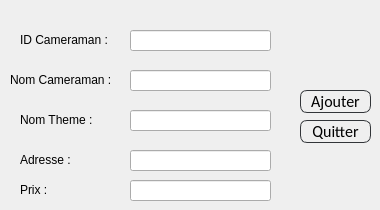
      <widget class="QWidget" name="Ajouter_Cameraman">
       <attribute name="title">
        <string>Ajouter Cameraman</string>
       </attribute>
       <widget class="QLineEdit" name="le_id_theme">
        <property name="geometry">
         <rect>
          <x>130</x>
          <y>30</y>
          <width>141</width>
          <height>21</height>
         </rect>
        </property>
        <property name="text">
         <string/>
        </property>
       </widget>
       <widget class="QLineEdit" name="le_nom_dec">
        <property name="geometry">
         <rect>
          <x>130</x>
          <y>70</y>
          <width>141</width>
          <height>21</height>
         </rect>
        </property>
        <property name="text">
         <string/>
        </property>
       </widget>
       <widget class="QLineEdit" name="le_nom_theme">
        <property name="geometry">
         <rect>
          <x>130</x>
          <y>110</y>
          <width>141</width>
          <height>21</height>
         </rect>
        </property>
        <property name="text">
         <string/>
        </property>
       </widget>
       <widget class="QLabel" name="label_14">
        <property name="geometry">
         <rect>
          <x>20</x>
          <y>30</y>
          <width>101</width>
          <height>20</height>
         </rect>
        </property>
        <property name="styleSheet">
         <string notr="true">font: 75 11pt &quot;MS Shell Dlg 2&quot;;
color: rgb(0, 0, 0);</string>
        </property>
        <property name="text">
         <string>ID Cameraman :</string>
        </property>
       </widget>
       <widget class="QLabel" name="label_15">
        <property name="geometry">
         <rect>
          <x>10</x>
          <y>70</y>
          <width>121</width>
          <height>20</height>
         </rect>
        </property>
        <property name="styleSheet">
         <string notr="true">font: 75 11pt &quot;MS Shell Dlg 2&quot;;
color: rgb(0, 0, 0);</string>
        </property>
        <property name="text">
         <string>Nom Cameraman :</string>
        </property>
       </widget>
       <widget class="QLabel" name="label_16">
        <property name="geometry">
         <rect>
          <x>20</x>
          <y>110</y>
          <width>101</width>
          <height>20</height>
         </rect>
        </property>
        <property name="styleSheet">
         <string notr="true">font: 75 11pt &quot;MS Shell Dlg 2&quot;;
color: rgb(0, 0, 0);</string>
        </property>
        <property name="text">
         <string>Nom Theme :</string>
        </property>
       </widget>
       <widget class="QLineEdit" name="le_prix_theme">
        <property name="geometry">
         <rect>
          <x>130</x>
          <y>180</y>
          <width>141</width>
          <height>21</height>
         </rect>
        </property>
        <property name="text">
         <string/>
        </property>
       </widget>
       <widget class="QLabel" name="label_17">
        <property name="geometry">
         <rect>
          <x>20</x>
          <y>180</y>
          <width>101</width>
          <height>20</height>
         </rect>
        </property>
        <property name="styleSheet">
         <string notr="true">font: 75 11pt &quot;MS Shell Dlg 2&quot;;
color: rgb(0, 0, 0);</string>
        </property>
        <property name="text">
         <string>Prix :</string>
        </property>
       </widget>
       <widget class="QPushButton" name="Quitter_Ajouttheme">
        <property name="geometry">
         <rect>
          <x>300</x>
          <y>120</y>
          <width>71</width>
          <height>23</height>
         </rect>
        </property>
        <property name="styleSheet">
         <string notr="true">QPushButton
{
	background: transparent;
	border-style:solid;
	border-radius:7px;
	border-width:1px;
border-color: rgb(50, 53, 57);
	color:rgb(0,0,0);
	font-size:16px;
font-family:Calibri;
}

QPushButton:hover
{
	background-color: #00000000;
	border-color: rgb(30, 227, 0);
	/*color:rgb(30, 227, 0);*/
}

QPushButton:focus
{
	background-color:  rgb(30, 227, 0);
	border-color: rgba(30, 227, 0,0);
	color:rgb(255, 255, 255);
}</string>
        </property>
        <property name="text">
         <string>Quitter</string>
        </property>
       </widget>
       <widget class="QPushButton" name="Ok_Ajouttheme">
        <property name="geometry">
         <rect>
          <x>300</x>
          <y>90</y>
          <width>71</width>
          <height>23</height>
         </rect>
        </property>
        <property name="styleSheet">
         <string notr="true">QPushButton
{
	background: transparent;
	border-style:solid;
	border-radius:7px;
	border-width:1px;
border-color: rgb(50, 53, 57);
	color:rgb(0,0,0);
	font-size:16px;
font-family:Calibri;
}

QPushButton:hover
{
	background-color: #00000000;
	border-color: rgb(30, 227, 0);
	/*color:rgb(30, 227, 0);*/
}

QPushButton:focus
{
	background-color:  rgb(30, 227, 0);
	border-color: rgba(30, 227, 0,0);
	color:rgb(255, 255, 255);
}</string>
        </property>
        <property name="text">
         <string>Ajouter</string>
        </property>
       </widget>
       <widget class="QLineEdit" name="le_adresse_dec">
        <property name="geometry">
         <rect>
          <x>130</x>
          <y>150</y>
          <width>141</width>
          <height>21</height>
         </rect>
        </property>
        <property name="text">
         <string/>
        </property>
       </widget>
       <widget class="QLabel" name="label_18">
        <property name="geometry">
         <rect>
          <x>20</x>
          <y>150</y>
          <width>101</width>
          <height>20</height>
         </rect>
        </property>
        <property name="styleSheet">
         <string notr="true">font: 75 11pt &quot;MS Shell Dlg 2&quot;;
color: rgb(0, 0, 0);</string>
        </property>
        <property name="text">
         <string>Adresse :</string>
        </property>
       </widget>
      </widget>
